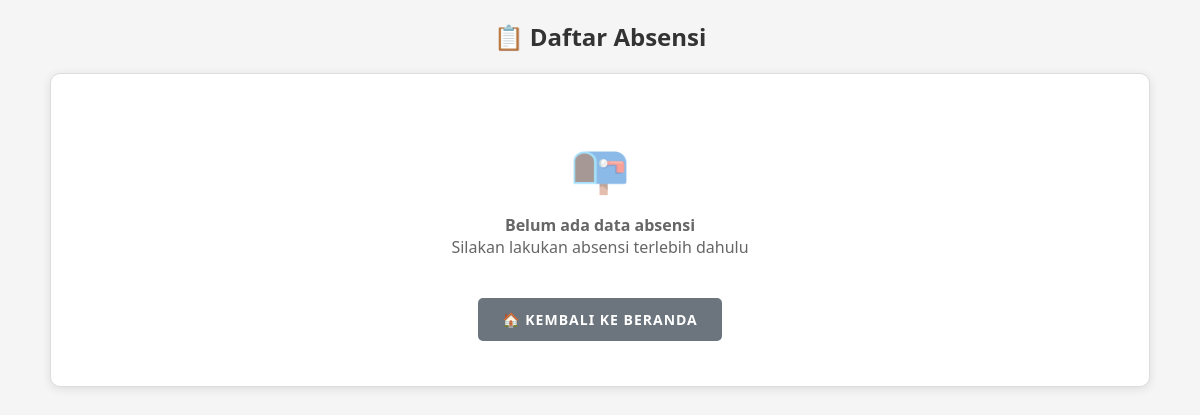
Before: /absensi with the older database file.
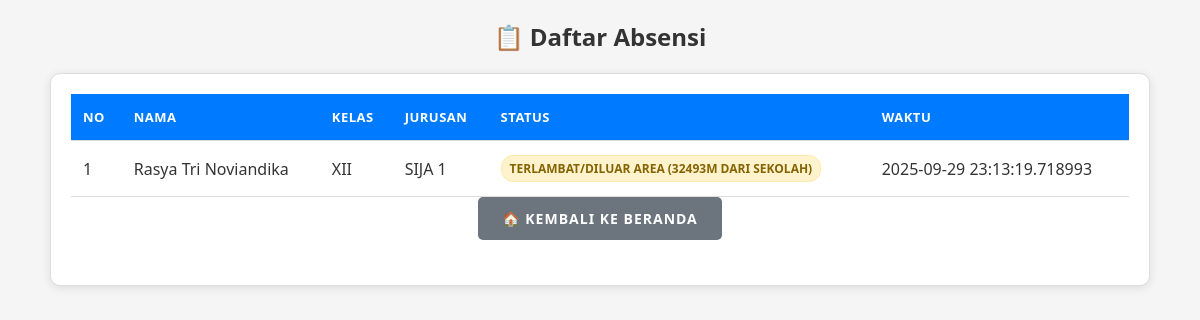
After: the same page with the newer database file.
### tables this page shows
CREATE TABLE absensi (
            id INTEGER PRIMARY KEY AUTOINCREMENT,
            siswa_id INTEGER,
            nama TEXT NOT NULL,
            kelas TEXT NOT NULL,
            jurusan TEXT NOT NULL,
            latitude REAL,
            longitude REAL,
            status TEXT NOT NULL,
            waktu TIMESTAMP DEFAULT CURRENT_TIMESTAMP
        );

### app.py (the view)
@app.route("/absensi")
def absensi_user():
    conn = sqlite3.connect(DB_NAME)
    cur = conn.cursor()
    cur.execute("SELECT nama, kelas, jurusan, status, waktu FROM absensi ORDER BY waktu DESC")
    absensi = cur.fetchall()
    conn.close()
    return render_template("user/absensi.html", absensi=absensi)

### templates/user/absensi.html (shortened to what this page needs)
<!DOCTYPE html>
<html lang="id">
<head>
</head>
<body>
<div class="container">
    <h2>📋 Daftar Absensi</h2>
    <div class="table-container">
        {% if absensi %}
        <table>
            <thead>
                <tr>
                    <th>No</th>
                    <th>Nama</th>
                    <th>Kelas</th>
                    <th>Jurusan</th>
                    <th>Status</th>
                    <th>Waktu</th>
                </tr>
            </thead>
            <tbody>
                {% for a in absensi %}
                <tr>
                    <td data-label="No">{{ loop.index }}</td>
                    <td data-label="Nama">{{ a[0] }}</td>
                    <td data-label="Kelas">{{ a[1] }}</td>
                    <td data-label="Jurusan">{{ a[2] }}</td>
                    <td data-label="Status">
                        {% if "HADIR" in a[3] %}
                            <span class="status-badge status-hadir">{{ a[3] }}</span>
                        {% elif "TERLAMBAT" in a[3] or "DILUAR AREA" in a[3] %}
                            <span class="status-badge status-terlambat">{{ a[3] }}</span>
                        {% else %}
                            <span class="status-badge status-alpha">{{ a[3] }}</span>
                        {% endif %}
                    </td>
                    <td data-label="Waktu">{{ a[4] }}</td>
                </tr>
                {% endfor %}
            </tbody>
        </table>
        {% else %}
        <div class="no-data">
            <div class="no-data-icon">📭</div>
            <p><strong>Belum ada data absensi</strong></p>
            <p>Silakan lakukan absensi terlebih dahulu</p>
        </div>
        {% endif %}
         <div class="button-group">
        <a href="{{ url_for('index') }}" class="button secondary">🏠 Kembali ke Beranda</a>
    </div>
    </div>
</div>
</body>
</html>

### templates/user/absensi.html (style rules this page uses)
* { margin: 0; padding: 0; box-sizing: border-box; font-family: 'Segoe UI', Tahoma, Geneva, Verdana, sans-serif; }
body { background: #f5f5f5; color: #333; padding: 20px; margin: 0; min-height: 100vh; }
h2 { text-align: center; margin-bottom: 20px; color: #333; font-weight: 600; }
.container { max-width: 1100px; margin: 0 auto; }
.button-group { display: flex; gap: 15px; margin-bottom: 25px; flex-wrap: wrap; justify-content: center; }
a.button { display: inline-block; padding: 12px 24px; background: #007bff; color: white; text-decoration: none; border-radius: 5px; font-weight: 600; transition: all 0.3s ease; text-transform: uppercase; letter-spacing: 1px; font-size: 14px; }
a.button.secondary { background: #6c757d; }
.table-container { background: #fff; padding: 20px; border-radius: 10px; box-shadow: 0 2px 10px rgba(0,0,0,0.1); border: 1px solid #ddd; overflow-x: auto; }
table { width: 100%; border-collapse: collapse; min-width: 700px; }
th, td { padding: 14px 12px; border-bottom: 1px solid #ddd; text-align: left; }
th { background: #007bff; color: white; text-transform: uppercase; letter-spacing: 0.5px; font-size: 13px; font-weight: 600; }
.status-badge { display: inline-block; padding: 4px 8px; border-radius: 12px; font-size: 12px; font-weight: 600; text-transform: uppercase; }
.status-terlambat { background: #fff3cd; color: #856404; border: 1px solid #ffeaa7; }
html { scroll-behavior: smooth; }

Changed rows visible on the page:
added absensi: nama "Rasya Tri Noviandika", kelas "XII", jurusan "SIJA 1", status "TERLAMBAT/DILUAR AREA (32493M DARI SEKOLAH)", waktu "2025-09-29 23:13:19.718993"
Other visible differences:
text no longer shown: "📭 Belum ada data absensi Silakan lakukan absensi terlebih dahulu"
text now shown: "NO NAMA KELAS JURUSAN STATUS WAKTU"
